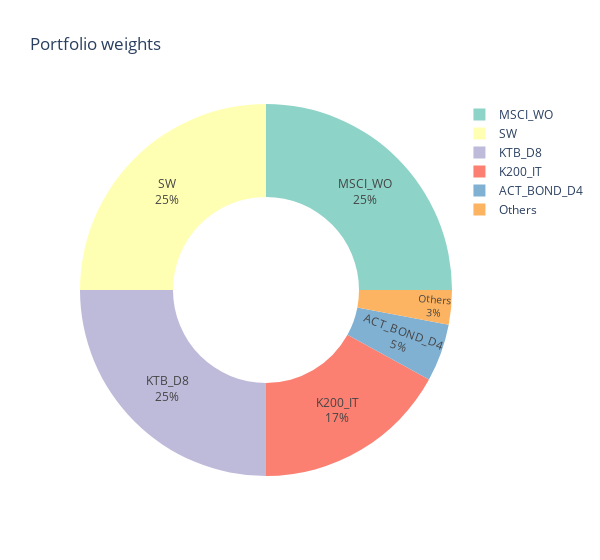

The code cell stored with this chart in its notebook:
### Code cell
import plotly.express as px
fig = px.pie(w_summary, values='weights', names='tracking_code', title='Portfolio weights',
             labels=dict(zip(w_summary.tracking_code, w_summary.weights)), hole=0.5, width=600,
             color_discrete_sequence=px.colors.qualitative.Set3)
fig.update_traces(textposition='inside', textinfo='percent+label')
fig.show()

### Figure 1 — Plotly figure (JSON) as saved in the notebook; plotly's stock layout.template omitted (floating-point values rounded to 4 significant figures)
{"data": [{"domain": {"x": [0, 1], "y": [0, 1]}, "hole": 0.5, "hovertemplate": "tracking_code=%{label}<br>weights=%{value}<extra></extra>", "labels": ["K200_IT", "KTB_D8", "SW", "MSCI_WO", "ACT_BOND_D4", "Others"], "legendgroup": "", "name": "", "showlegend": true, "textinfo": "percent+label", "textposition": "inside", "type": "pie", "values": [0.17, 0.25, 0.25, 0.25, 0.05, 0.03]}], "layout": {"legend": {"tracegroupgap": 0}, "piecolorway": ["rgb(141,211,199)", "rgb(255,255,179)", "rgb(190,186,218)", "rgb(251,128,114)", "rgb(128,177,211)", "rgb(253,180,98)", "rgb(179,222,105)", "rgb(252,205,229)", "rgb(217,217,217)", "rgb(188,128,189)", "rgb(204,235,197)", "rgb(255,237,111)"], "title": {"text": "Portfolio weights"}, "width": 600}}
